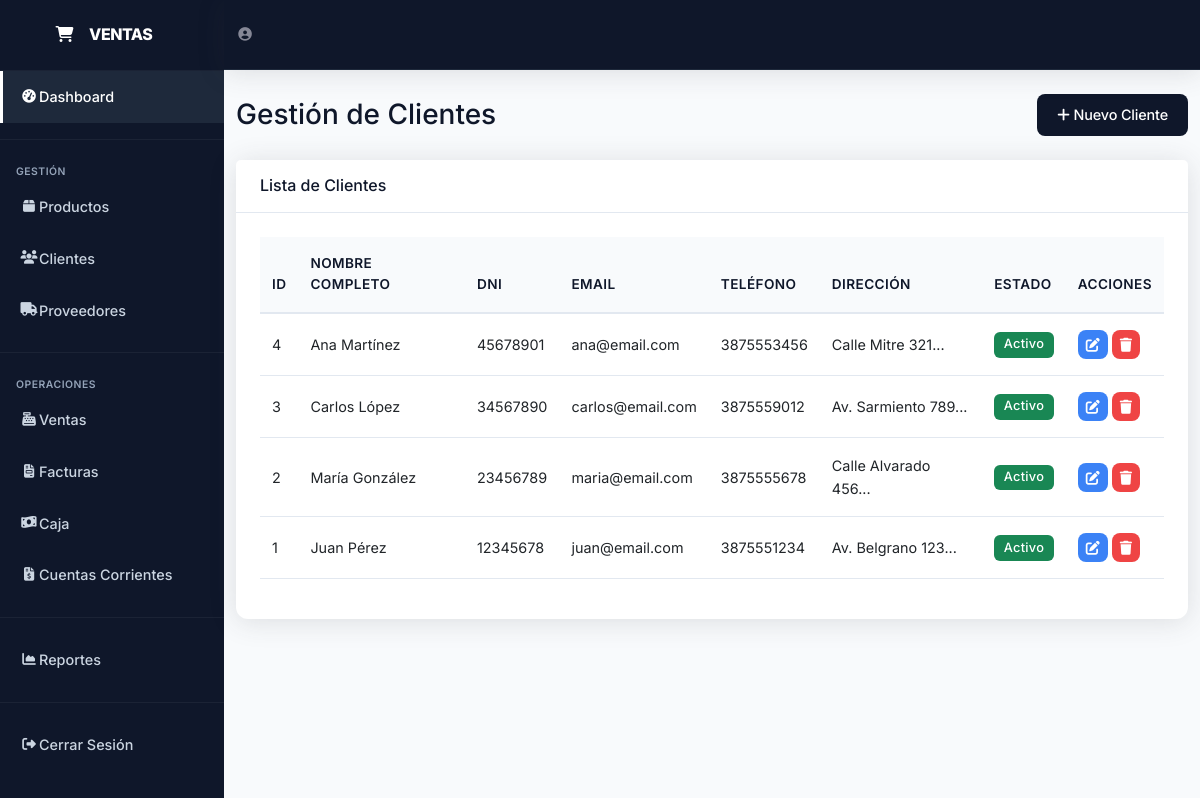
/clientes.php (signed in), run on the app's committed database.
### tables this page shows
CREATE TABLE `clientes` (
  `id` int(11) NOT NULL,
  `nombre` varchar(100) NOT NULL,
  `apellido` varchar(100) NOT NULL,
  `email` varchar(100) DEFAULT NULL,
  `telefono` varchar(20) DEFAULT NULL,
  `direccion` text DEFAULT NULL,
  `dni` varchar(20) DEFAULT NULL,
  `estado` tinyint(1) DEFAULT 1,
  `fecha_creacion` timestamp NOT NULL DEFAULT current_timestamp()
);

### clientes.php (the view, shortened to what this page needs)
<?php
require_once 'config.php';
$sql_clientes = "SELECT * FROM clientes WHERE estado=1 ORDER BY id DESC";
$result_clientes = $conn->query($sql_clientes);
?>
<!DOCTYPE html>
<html lang="es">
<head>
    <link href="https://cdnjs.cloudflare.com/ajax/libs/bootstrap/5.3.0/css/bootstrap.min.css" rel="stylesheet">
    <link href="https://cdnjs.cloudflare.com/ajax/libs/font-awesome/6.4.0/css/all.min.css" rel="stylesheet">
    <link rel="stylesheet" href="style-minimal.css">
</head>
<body>
    <div id="wrapper">
        <ul class="navbar-nav" id="sidebar-wrapper">
            <a class="sidebar-brand" href="index.php">
                <div class="sidebar-brand-icon"><i class="fas fa-shopping-cart"></i></div>
                <div class="sidebar-brand-text mx-3">VENTAS</div>
            </a>
            <hr class="sidebar-divider my-0" style="border-color: rgba(255,255,255,.2)">
            <li class="nav-item">
                <a class="nav-link active" href="index.php">
                    <i class="fas fa-fw fa-tachometer-alt"></i><span>Dashboard</span>
                </a>
            </li>
            <hr class="sidebar-divider" style="border-color: rgba(255,255,255,.2)">
            <div class="sidebar-heading" style="color: rgba(255,255,255,.5); padding: 0 1rem; font-size: 0.65rem; text-transform: uppercase; margin-top: 0.5rem;">Gestión</div>
            <li class="nav-item">
                <a class="nav-link" href="productos.php">
                    <i class="fas fa-fw fa-box"></i><span>Productos</span>
                </a>
            </li>
            <li class="nav-item">
                <a class="nav-link" href="clientes.php">
                    <i class="fas fa-fw fa-users"></i><span>Clientes</span>
                </a>
            </li>
            <li class="nav-item">
                <a class="nav-link" href="proveedores.php">
                    <i class="fas fa-fw fa-truck"></i><span>Proveedores</span>
                </a>
            </li>
            <hr class="sidebar-divider" style="border-color: rgba(255,255,255,.2)">
            <div class="sidebar-heading" style="color: rgba(255,255,255,.5); padding: 0 1rem; font-size: 0.65rem; text-transform: uppercase; margin-top: 0.5rem;">Operaciones</div>
            <li class="nav-item">
                <a class="nav-link" href="ventas.php">
                    <i class="fas fa-fw fa-cash-register"></i><span>Ventas</span>
                </a>
            </li>
            <li class="nav-item">
                <a class="nav-link" href="facturas.php">
                    <i class="fas fa-fw fa-file-invoice"></i><span>Facturas</span>
                </a>
            </li>
            <li class="nav-item">
                <a class="nav-link" href="caja.php">
                    <i class="fas fa-fw fa-money-bill-wave"></i><span>Caja</span>
                </a>
            </li>
            <li class="nav-item">
                <a class="nav-link" href="cuentas_corrientes.php">
                    <i class="fas fa-fw fa-file-invoice-dollar"></i><span>Cuentas Corrientes</span>
                </a>
            </li>
            <hr class="sidebar-divider" style="border-color: rgba(255,255,255,.2)">
            <li class="nav-item">
                <a class="nav-link" href="reportes.php">
                    <i class="fas fa-fw fa-chart-area"></i><span>Reportes</span>
                </a>
            </li>
            <hr class="sidebar-divider" style="border-color: rgba(255,255,255,.2)">
            <li class="nav-item">
                <a class="nav-link" href="cerrar_sesion.php">
                    <i class="fas fa-fw fa-sign-out-alt"></i><span>Cerrar Sesión</span>
                </a>
            </li>
        </ul>
        <div id="content-wrapper">
            <nav class="navbar navbar-expand topbar mb-4 static-top">
                <ul class="navbar-nav ml-auto">
                    <li class="nav-item">
                        <a class="nav-link" href="#">
                            <i class="fas fa-user-circle fa-2x" style="color: #858796;"></i>
                        </a>
                    </li>
                </ul>
            </nav>
            <div class="container-fluid">
                <div class="d-sm-flex align-items-center justify-content-between mb-4">
                    <h1 class="h3 mb-0 text-gray-800">Gestión de Clientes</h1>
                    <button class="btn btn-primary" data-bs-toggle="modal" data-bs-target="#modalCliente">
                        <i class="fas fa-plus"></i> Nuevo Cliente
                    </button>
                </div>
                <div class="card">
                    <div class="card-header py-3">
                        <h6 class="m-0 font-weight-bold" style="color: var(--primary);">Lista de Clientes</h6>
                    </div>
                    <div class="card-body">
                        <div class="table-responsive">
                            <table class="table table-hover">
                                <thead>
                                    <tr>
                                        <th>ID</th>
                                        <th>Nombre Completo</th>
                                        <th>DNI</th>
                                        <th>Email</th>
                                        <th>Teléfono</th>
                                        <th>Dirección</th>
                                        <th>Estado</th>
                                        <th>Acciones</th>
                                    </tr>
                                </thead>
                                <tbody>
                                    <?php while ($row = $result_clientes->fetch_assoc()): ?>
                                        <tr>
                                            <td><?php echo $row['id']; ?></td>
                                            <td><?php echo $row['nombre'] . ' ' . $row['apellido']; ?></td>
                                            <td><?php echo $row['dni']; ?></td>
                                            <td><?php echo $row['email']; ?></td>
                                            <td><?php echo $row['telefono']; ?></td>
                                            <td><?php echo substr($row['direccion'], 0, 30); ?>...</td>
                                            <td>
                                                <span class="badge <?php echo $row['estado'] ? 'bg-success' : 'bg-secondary'; ?>">
                                                    <?php echo $row['estado'] ? 'Activo' : 'Inactivo'; ?>
                                                </span>
                                            </td>
                                            <td>
                                                <button class="btn btn-info btn-sm" onclick="editarCliente(<?php echo htmlspecialchars(json_encode($row)); ?>)">
                                                    <i class="fas fa-edit"></i>
                                                </button>
                                                <button class="btn btn-danger btn-sm" onclick="eliminarCliente(<?php echo $row['id']; ?>)">
                                                    <i class="fas fa-trash"></i>
                                                </button>
                                            </td>
                                        </tr>
                                    <?php endwhile; ?>
                                </tbody>
                            </table>
                        </div>
                    </div>
                </div>
            </div>
        </div>
    </div>
</body>
</html>

### style-minimal.css (style rules this page uses)
:root { --primary-color: #0f172a; --primary-light: #1e293b; --primary-dark: #020617; --gray-50: #f8fafc; --gray-100: #f1f5f9; --gray-200: #e2e8f0; --gray-300: #cbd5e1; --gray-400: #94a3b8; --gray-500: #64748b; --gray-600: #475569; --gray-700: #334155; --gray-800: #1e293b; --gray-900: #0f172a; --success-color: #10b981; --warning-color: #f59e0b; --danger-color: #ef4444; --info-color: #3b82f6; --bg-primary: #ffffff; --bg-secondary: #f8fafc; --bg-dark: #0f172a; --text-primary: #0f172a; --text-secondary: #64748b; --text-light: #94a3b8; --text-white: #ffffff; --border-color: #e2e8f0; --border-radius: 8px; --border-radius-lg: 12px; --shadow-sm: 0 1px 2px 0 rgba(0, 0, 0, 0.05); --shadow-md: 0 4px 6px -1px rgba(0, 0, 0, 0.1); --shadow-lg: 0 10px 15px -3px rgba(0, 0, 0, 0.1); --spacing-xs: 0.25rem; --spacing-sm: 0.5rem; --spacing-md: 1rem; --spacing-lg: 1.5rem; --spacing-xl: 2rem; }
* { margin: 0; padding: 0; box-sizing: border-box; }
body { font-family: 'Inter', -apple-system, BlinkMacSystemFont, 'Segoe UI', sans-serif; font-size: 15px; line-height: 1.6; color: var(--text-primary); background-color: var(--bg-secondary); -webkit-font-smoothing: antialiased; -moz-osx-font-smoothing: grayscale; }
.navbar { background-color: var(--bg-dark) !important; box-shadow: var(--shadow-sm); border-bottom: 1px solid var(--gray-800); }
.nav-link { font-weight: 500; font-size: 0.9rem; transition: all 0.2s ease; }
.sidebar-brand { font-weight: 700; font-size: 1.2rem; letter-spacing: -0.03em; }
.sidebar-heading { font-size: 0.7rem; font-weight: 600; letter-spacing: 0.05em; text-transform: uppercase; color: var(--gray-400) !important; }
.nav-item .nav-link { color: var(--gray-300); border-left: 3px solid transparent; padding: 0.9rem 1rem; transition: all 0.2s ease; }
.nav-item .nav-link:hover, .nav-item .nav-link.active { background-color: var(--primary-light); color: var(--text-white); border-left-color: var(--text-white); }
.nav-item .nav-link i { width: 20px; text-align: center; }
.card { background-color: var(--bg-primary); border: 1px solid var(--border-color); border-radius: var(--border-radius-lg); box-shadow: var(--shadow-sm); transition: all 0.2s ease; }
.card-header { background-color: var(--bg-primary); border-bottom: 1px solid var(--border-color); font-weight: 600; color: var(--text-primary); padding: 1.25rem 1.5rem; }
.card-body { padding: 1.5rem; }
.btn { font-family: 'Inter', sans-serif; font-weight: 500; font-size: 0.9rem; padding: 0.65rem 1.25rem; border-radius: var(--border-radius); border: none; transition: all 0.2s ease; letter-spacing: -0.01em; }
.btn-primary { background-color: var(--primary-color); color: var(--text-white); }
.btn-danger { background-color: var(--danger-color); color: var(--text-white); }
.btn-info { background-color: var(--info-color); color: var(--text-white); }
.btn-sm { padding: 0.45rem 0.9rem; font-size: 0.85rem; }
.table { font-size: 0.9rem; }
.table thead th { background-color: var(--bg-secondary); color: var(--text-primary); font-weight: 600; font-size: 0.85rem; text-transform: uppercase; letter-spacing: 0.03em; border-bottom: 2px solid var(--border-color); padding: 1rem 0.75rem; }
.table tbody td { padding: 1rem 0.75rem; vertical-align: middle; border-bottom: 1px solid var(--border-color); }
.badge { font-weight: 500; font-size: 0.8rem; padding: 0.4rem 0.8rem; border-radius: 6px; letter-spacing: 0.02em; }

### clientes.php (style rules this page uses)
body { background-color: var(--bg-secondary); }
#wrapper { display: flex; }
#sidebar-wrapper { min-height: 100vh; width: 224px; background: var(--primary-color); }
.sidebar-brand { height: 4.375rem; text-decoration: none; font-size: 1rem; font-weight: 800; padding: 1.5rem 1rem; text-align: center; color: #fff; display: flex; align-items: center; justify-content: center; }
.nav-link { display: flex; align-items: center; padding: 1rem; color: rgba(255, 255, 255, .8); text-decoration: none; transition: all 0.3s; }
.nav-link:hover, .nav-link.active { color: #fff; background-color: rgba(255, 255, 255, .1); }
.nav-link i { width: 2rem; font-size: 0.85rem; }
#content-wrapper { flex: 1; display: flex; flex-direction: column; }
.topbar { height: 4.375rem; background-color: #fff; box-shadow: 0 0.15rem 1.75rem 0 rgba(58, 59, 69, 0.15); }
.card { border: none; box-shadow: 0 0.15rem 1.75rem 0 rgba(58, 59, 69, 0.15); margin-bottom: 1.5rem; }
.table-responsive { max-height: 600px; overflow-y: auto; }
.btn-sm { padding: 0.25rem 0.5rem; font-size: 0.875rem; }
.badge { padding: 0.5em 0.75em; }

### data on the page
clientes: id "4", nombre "Ana", apellido "Martínez", dni "45678901", email "ana@email.com", telefono "3875553456", direccion "Calle Mitre 321", estado "Activo"
clientes: id "3", nombre "Carlos", apellido "López", dni "34567890", email "carlos@email.com", telefono "3875559012", direccion "Av. Sarmiento 789", estado "Activo"
clientes: id "2", nombre "María", apellido "González", dni "23456789", email "maria@email.com", telefono "3875555678", direccion "Calle Alvarado 456", estado "Activo"
clientes: id "1", nombre "Juan", apellido "Pérez", dni "12345678", email "juan@email.com", telefono "3875551234", direccion "Av. Belgrano 123", estado "Activo"
